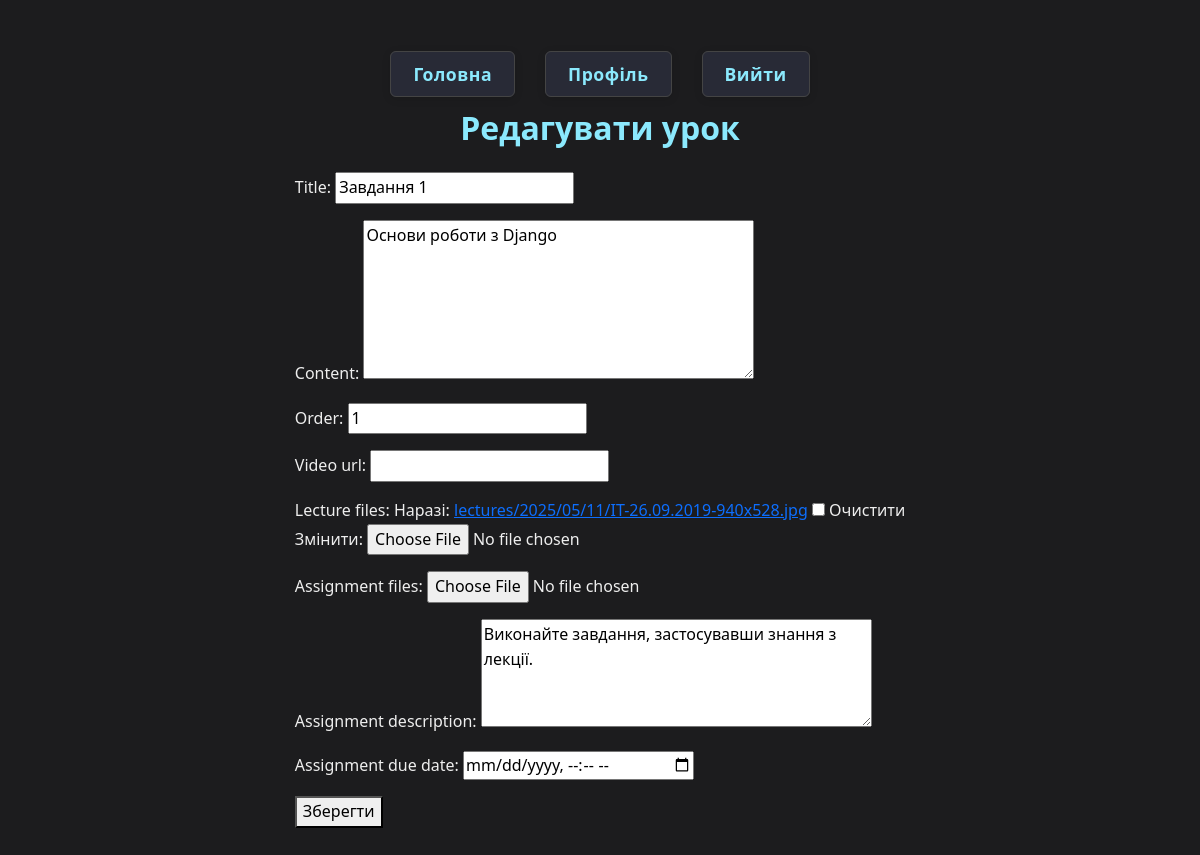
/courses/lesson/1/update/ (signed in), run on the app's committed database.
### courses/models.py (models this page shows, shortened)
class Lesson(models.Model):
    title = models.CharField(max_length=200)
    slug = models.SlugField(max_length=200, unique=True, blank=True)
    content = models.TextField()
    module = models.ForeignKey(Module, on_delete=models.CASCADE, related_name='lessons')
    order = models.IntegerField()
    created_at = models.DateTimeField(auto_now_add=True)
    updated_at = models.DateTimeField(auto_now=True)
    video_url = models.URLField(blank=True, null=True)
    lecture_url = models.URLField(blank=True, null=True, help_text="Посилання на лекцію в Google Drive")
    submission_url_field_name = models.CharField(max_length=200, blank=True, null=True, help_text="Назва поля для посилання на роботу студента")
    assignment_file_field_name = models.CharField(max_length=200, blank=True, null=True, help_text="Назва поля для завантаження файлу роботи студента")
    lecture_files = models.FileField(upload_to='lectures/%Y/%m/%d/', blank=True, null=True)
    assignment_files = models.FileField(upload_to='assignments/%Y/%m/%d/', blank=True, null=True)
    assignment_description = models.TextField(blank=True, null=True)
    assignment_due_date = models.DateTimeField(blank=True, null=True)
    class Meta:
        ordering = ['order']

### courses/views.py (the view)
# urls.py: path('lesson/<int:lesson_id>/update/', views.lesson_update, name='lesson_update'),
@login_required
def lesson_update(request, lesson_id):
    if request.user.role not in ['teacher', 'admin']:
        return redirect('core:home')
    lesson = get_object_or_404(Lesson, id=lesson_id)
    if request.method == 'POST':
        form = LessonForm(request.POST, instance=lesson)
        if form.is_valid():
            form.save()
            return redirect('courses:course_detail', course_slug=lesson.module.course.slug)
    else:
        form = LessonForm(instance=lesson)
    return render(request, 'courses/lesson_form.html', {'form': form, 'title': 'Редагувати урок'})

### courses/forms.py
class LessonForm(forms.ModelForm):
    class Meta:
        model = Lesson
        fields = ['title', 'content', 'order', 'video_url',
                 'lecture_files', 'assignment_files',
                 'assignment_description', 'assignment_due_date']
        widgets = {
            'content': forms.Textarea(attrs={'rows': 6}),
            'assignment_description': forms.Textarea(attrs={'rows': 4}),
            'assignment_due_date': forms.DateTimeInput(attrs={'type': 'datetime-local'}),
        }

### courses/templates/courses/lesson_form.html (shortened to what this page needs)
{% extends 'base.html' %}
{% block content %}
<h2>{{ title }}</h2>
<form method="post">
    {{ form.as_p }}
    <button type="submit">Зберегти</button>
</form>
{% endblock %}

### static/css/style.css (style rules this page uses)
:root { --bg-dark: #1c1c1e; --bg-medium: #282a36; --text-light: #f8f8f2; --accent-primary: #8be9fd; --accent-secondary: #ff79c6; --accent-success: #50fa7b; --border-dark: #444; --font-main: 'Segoe UI', Tahoma, Geneva, Verdana, sans-serif; }
body { font-family: var(--font-main); background-color: var(--bg-dark); color: var(--text-light); margin: 0; padding: 30px; display: flex; flex-direction: column; align-items: center; justify-content: flex-start; min-height: 100vh; line-height: 1.6; }
h1, h2, h3 { color: var(--accent-primary); text-align: center; margin-bottom: 25px; font-weight: 600; }
p { text-align: left; color: #eee; }
body, .certificate, nav, .card-footer, .announcements-widget, .events-widget, .new-courses-widget { color: #fff; }

### data on the page
Lesson: title "Завдання 1", content "Основи роботи з Django", order "1", assignment_description "Виконайте завдання, застосувавши знання з лекції."

### other printed values
{{ title }} "Редагувати урок"
